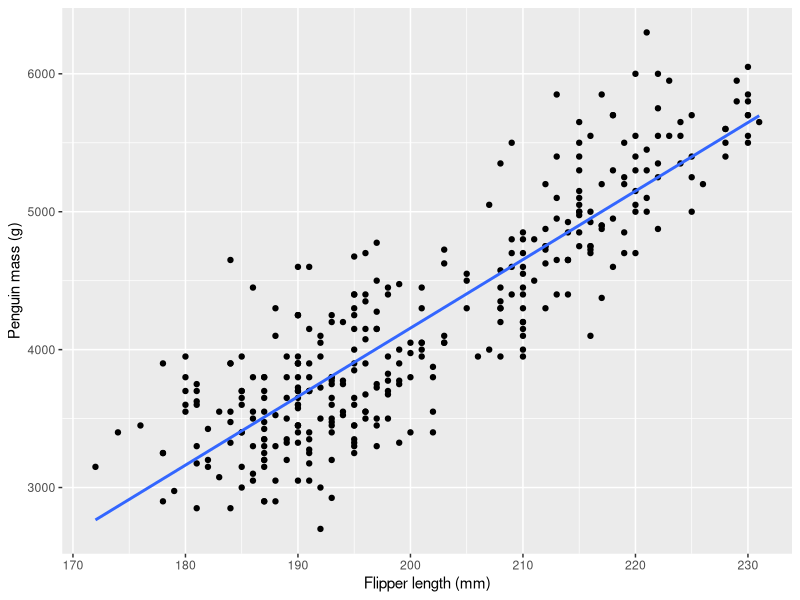
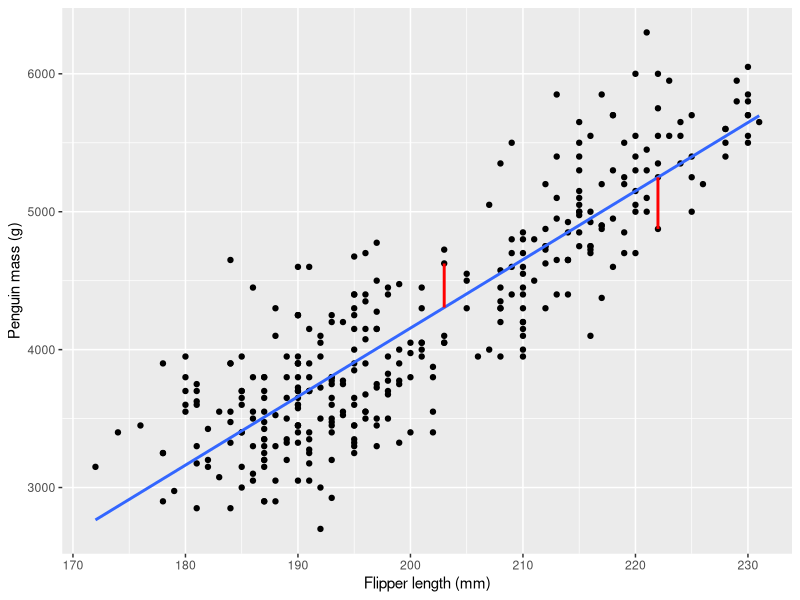
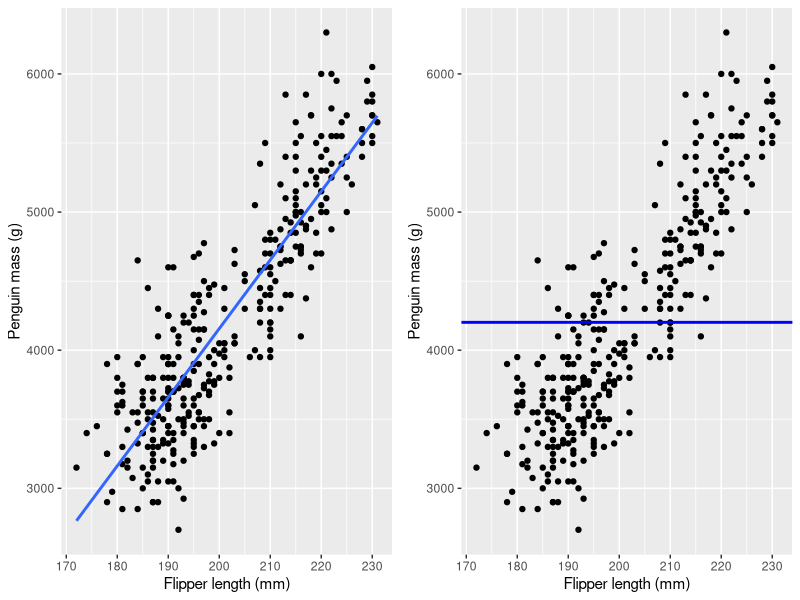
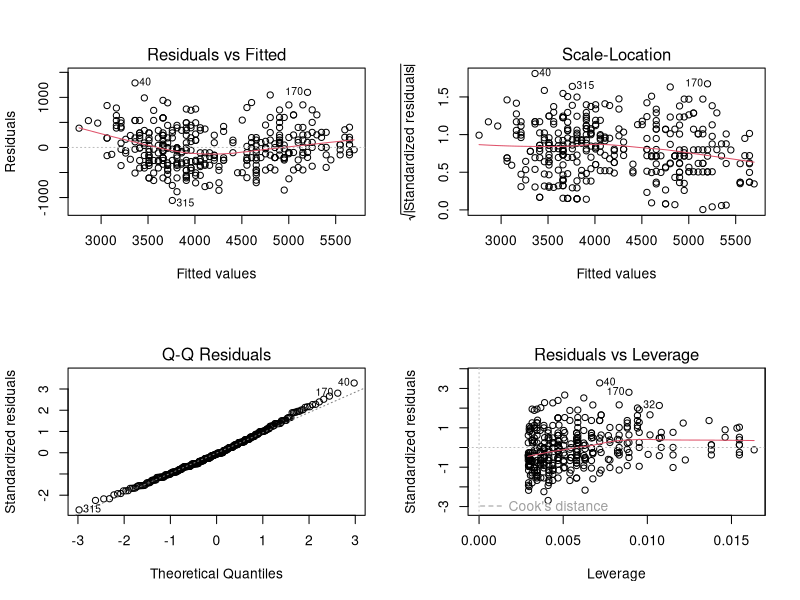
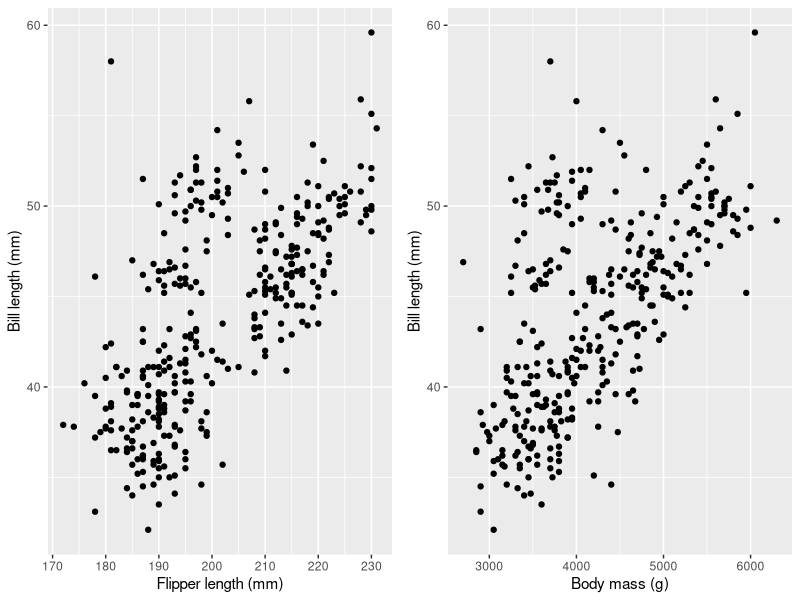
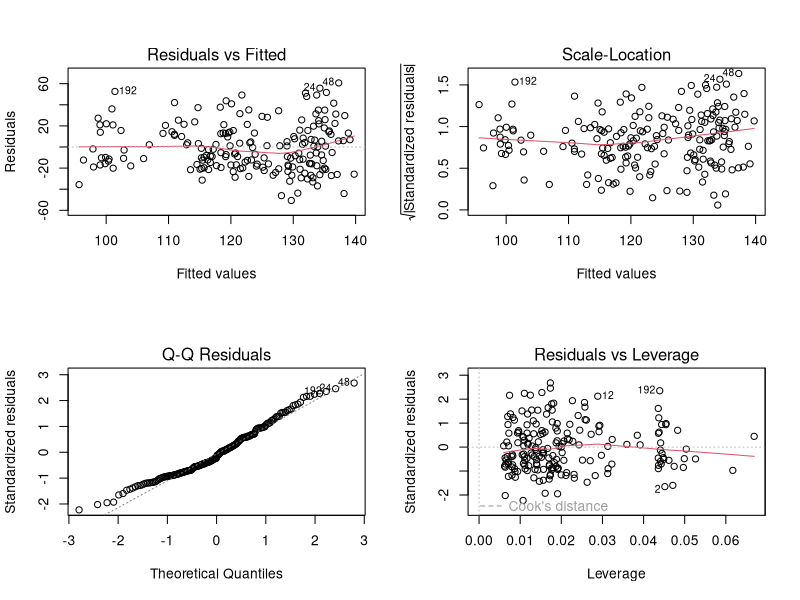

Write R code to recreate these figures, in order.
## ---- chunk 1
#| echo: false
#| include: false
library(palmerpenguins)
library(broom)
library(ggplot2)
library(dplyr)
data(penguins)
m_p = lm(body_mass_g ~ flipper_length_mm, data=penguins)
## ---- chunk 2
# check out the palmer penguins data
summary(penguins)
print(penguins)
## ---- chunk 3
#| echo: false
#| warning: false
#| message: false
ggplot(penguins) +
  aes(x=flipper_length_mm, y=body_mass_g) +
  geom_point() + 
  xlab("Flipper length (mm)") +
  ylab("Penguin mass (g)") +
  geom_smooth(method='lm', se=FALSE)
## ---- chunk 4
#| echo: false
#| warning: false
#| message: false
ggplot(penguins) +
  aes(x=flipper_length_mm, y=body_mass_g) +
  geom_point() + 
  xlab("Flipper length (mm)") +
  ylab("Penguin mass (g)") +
  geom_smooth(method='lm', se=FALSE) +
  geom_segment(
    data=mutate(
      penguins,
      fitted = predict(m_p, penguins))[250:251,],
    mapping=aes(x=flipper_length_mm,
                xend=flipper_length_mm,
                y=body_mass_g,
                yend=fitted),
    color='red',
    lwd=1
  )
## ---- chunk 5
#| echo: false
#| warning: false
#| message: false
library(cowplot)

regression_plot = ggplot(penguins) +
  aes(x=flipper_length_mm, y=body_mass_g) +
  geom_point() + 
  xlab("Flipper length (mm)") +
  ylab("Penguin mass (g)") +
  geom_smooth(method='lm', se=FALSE)

mean_plot = ggplot(penguins) +
  aes(x=flipper_length_mm, y=body_mass_g) +
  geom_point() + 
  xlab("Flipper length (mm)") +
  ylab("Penguin mass (g)") +
  geom_hline(
    mapping=aes(yintercept=mean(body_mass_g, na.rm=TRUE)),
    color="blue",
    lwd=1)

cowplot::plot_grid(regression_plot, mean_plot, ncol=2)
## ---- chunk 6
penguin_mass_model = lm(
  body_mass_g ~ flipper_length_mm,
  data=penguins)
summary(penguin_mass_model)
## ---- chunk 7
layout(matrix(1:4, 2, 2))
plot(penguin_mass_model)
## ---- chunk 8
#| echo: false
#| warning: false
#| message: false
bill_plot_1 = ggplot(penguins) +
  aes(x=flipper_length_mm, y=bill_length_mm) +
  geom_point() + 
  xlab("Flipper length (mm)") +
  ylab("Bill length (mm)")

bill_plot_2 = ggplot(penguins) +
  aes(x=body_mass_g, y=bill_length_mm) +
  geom_point() + 
  xlab("Body mass (g)") +
  ylab("Bill length (mm)")

cowplot::plot_grid(bill_plot_1, bill_plot_2, ncol=2)
## ---- chunk 9
correlated_model = lm(
  body_mass_g ~ flipper_length_mm + bill_length_mm,
  data=penguins)
summary(correlated_model)
## ---- chunk 10
data("Seatbelts")
seatbelt_model = lm(DriversKilled ~ kms + PetrolPrice + law, data = Seatbelts)
summary(seatbelt_model)
layout(matrix(1:4, 2, 2))
plot(seatbelt_model)
